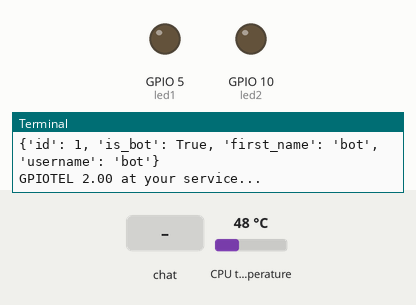
A program run on a simulated Raspberry Pi (BCM pin numbers). Shown: output pins drawn as LEDs (lit = HIGH), the last lines printed to the terminal. The test bench sets the inputs (shaded band); at power-on: CPU temperature 48 °C. The clock reads 2024-03-15 10:24:30 at power-on unless the program sets it.

Above: at 1.5 s.
1.6 s: chat message "/ledon1" arrives
At 2.8 s:
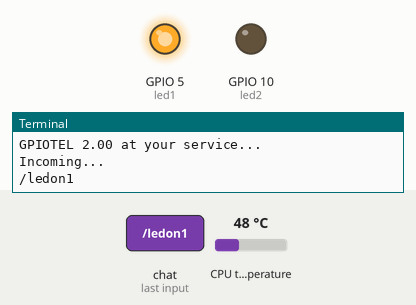
3.4 s: chat message "/ledon2" arrives
At 4.2 s:
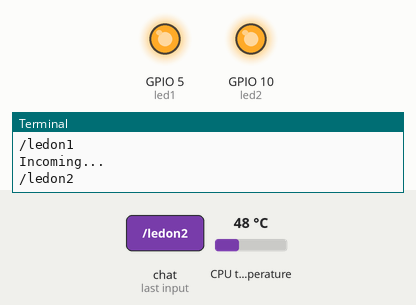
5.2 s: chat message "/ledoff1" arrives
At 6.7 s:
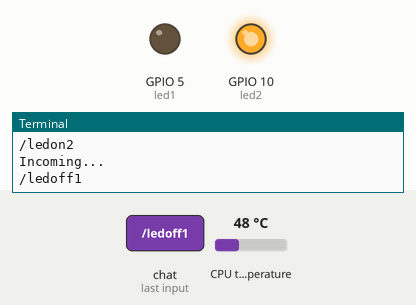
7.0 s: chat message "/ledoff2" arrives
At 8.1 s:
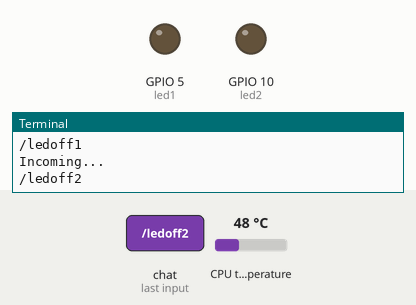
Timing chart, 0 to 9.8 s (numbered marks = the images above; inputs shaded):
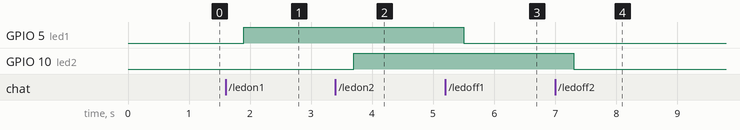

Measured:
- after the input at 1.6 s, GPIO 5 (led1): LOW → HIGH after 0.30 s
- after the input at 3.4 s, GPIO 10 (led2): LOW → HIGH after 0.30 s
- after the input at 5.2 s, GPIO 5 (led1): HIGH → LOW after 0.30 s
- after the input at 7.0 s, GPIO 10 (led2): HIGH → LOW after 0.30 s

The program:

gpiotel20.py
```python
# Coder  :- Naveen A. B.
# Reddit :- u/RNA3210d

# Telegram bot to monitor and control your RPi
# The teleport library enables the Raspberry Pi to communicate with the Telegram bot using the API.
# Use "sudo pip install telepot" to install telepot library
import datetime
import telepot
import subprocess
from telepot.loop import MessageLoop
import RPi.GPIO as GPIO
from time import sleep
from gpiozero import CPUTemperature
led1 = 5  #Set the GPIO pin number of LED 1
led2 = 10 #Set the GPIO pin number of LED 2

GPIO.setmode(GPIO.BCM)
GPIO.setup(led1, GPIO.OUT) # Declaring the output pin
GPIO.setup(led2, GPIO.OUT) # Declaring the output pin

now = datetime.datetime.now()

def handle(msg):
    chat_id = msg['chat']['id'] # Receiving the message from telegram
    command = msg['text']   # Getting text from the message
    print ('Incoming...')
    print(command)
    cpu = CPUTemperature()
    temp = cpu.temperature
    # Comparing the incoming message to send a reply according to it
    if command == '/help':
        bot.sendMessage (chat_id, str("ledon1 - Switch on LED 1\nledoff1 - Switch off LED 1\nledon2 - Switch on LED 2\nledoff2 - Switch off LED 2\ncpu - Get CPU info\nusb - See connected USB devices\nhi - To check if online\ntime - Returns time\ndate - Returns date\ntemp - CPU Temperature\nrepoupdate - update repositories \nupgrade - upgrade packages\nshutdown - Shutdown RPi\nreboot - Reboot RPi"))
    elif command == '/hi':
        bot.sendMessage (chat_id, str("Hi. BLEEP..BLOP.., bot is online"))
    elif command == '/time':
        bot.sendMessage(chat_id, str("Time: ") + str(now.hour) + str(":") + str(now.minute) + str(":") + str(now.second))
    elif command == '/date':
        bot.sendMessage(chat_id, str("Date: ") + str(now.day) + str("/") + str(now.month) + str("/") + str(now.year))
    elif command == '/ledon1':
        bot.sendMessage(chat_id, str("LED 1 ON"))
        GPIO.output(led1, True)
    elif command == '/ledoff1':
        bot.sendMessage(chat_id, str("LED 1 is OFF"))
        GPIO.output(led1, False)
    elif command == '/ledon2':
        bot.sendMessage(chat_id, str("LED 2 ON"))
        GPIO.output(led2, True)
    elif command == '/ledoff2':
        bot.sendMessage(chat_id, str("LED 2 is OFF"))
        GPIO.output(led2, False)
    elif command == '/temp':
        bot.sendMessage(chat_id, str("CPU temp. : ") + str(temp))
    elif command == '/repoupdate':
        bot.sendMessage(chat_id, str("Updating repos..."))
        p = subprocess.Popen("apt-get update", shell=True, stdout=subprocess.PIPE, stderr=subprocess.PIPE).communicate()[0]
        bot.sendMessage(chat_id, str(p))
        bot.sendMessage(chat_id, str("Update complete"))
    elif command == '/upgrade':
        bot.sendMessage(chat_id, str("Upgrading all packages..."))
        p = subprocess.Popen("apt-get upgrade -y", shell=True, stdout=subprocess.PIPE, stderr=subprocess.PIPE).communicate()[0]
        bot.sendMessage(chat_id, str(p))
        bot.sendMessage(chat_id, str("Upgrade complete"))
    elif command == '/shutdown':
        bot.sendMessage(chat_id, str("Shutdown command sent.."))
        subprocess.call('sudo shutdown -h now', shell=True)
    elif command == '/reboot':
        bot.sendMessage(chat_id, str("Reboot command sent.."))
        subprocess.call('sudo reboot', shell=True)
    elif command == '/cpu':
        p = subprocess.Popen("lscpu", shell=True, stdout=subprocess.PIPE, stderr=subprocess.PIPE).communicate()[0]
        bot.sendMessage(chat_id, str(p))
    elif command == '/usb':
        p = subprocess.Popen("lsusb", shell=True, stdout=subprocess.PIPE, stderr=subprocess.PIPE).communicate()[0]
        bot.sendMessage(chat_id, str(p))
# Enter your telegram token below
bot = telepot.Bot('Enter your Telegram bot API token here')
print (bot.getMe())

# Start listening to the telegram bot and whenever a message is  received, the handle function will be called.
MessageLoop(bot, handle).run_as_thread()
print ('GPIOTEL 2.00 at your service...')

while 1:
    sleep(10)
```
